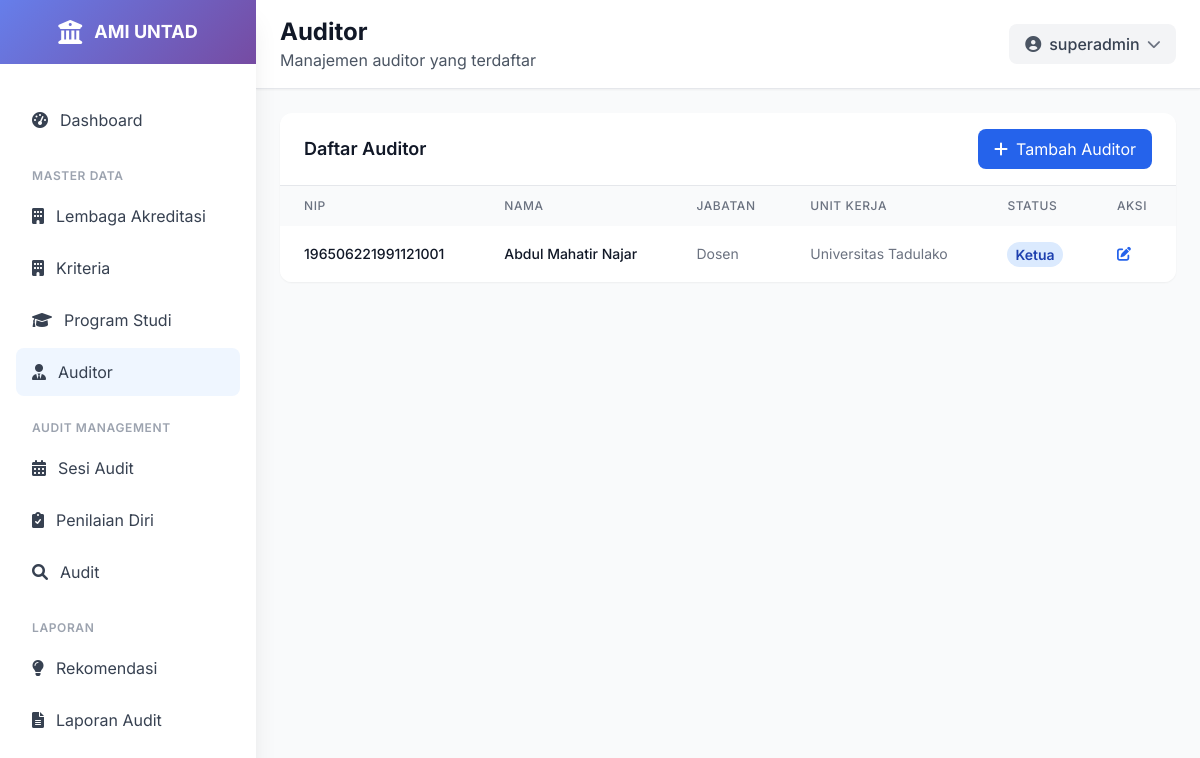
Before: /auditor/ (signed in) with the older database file.
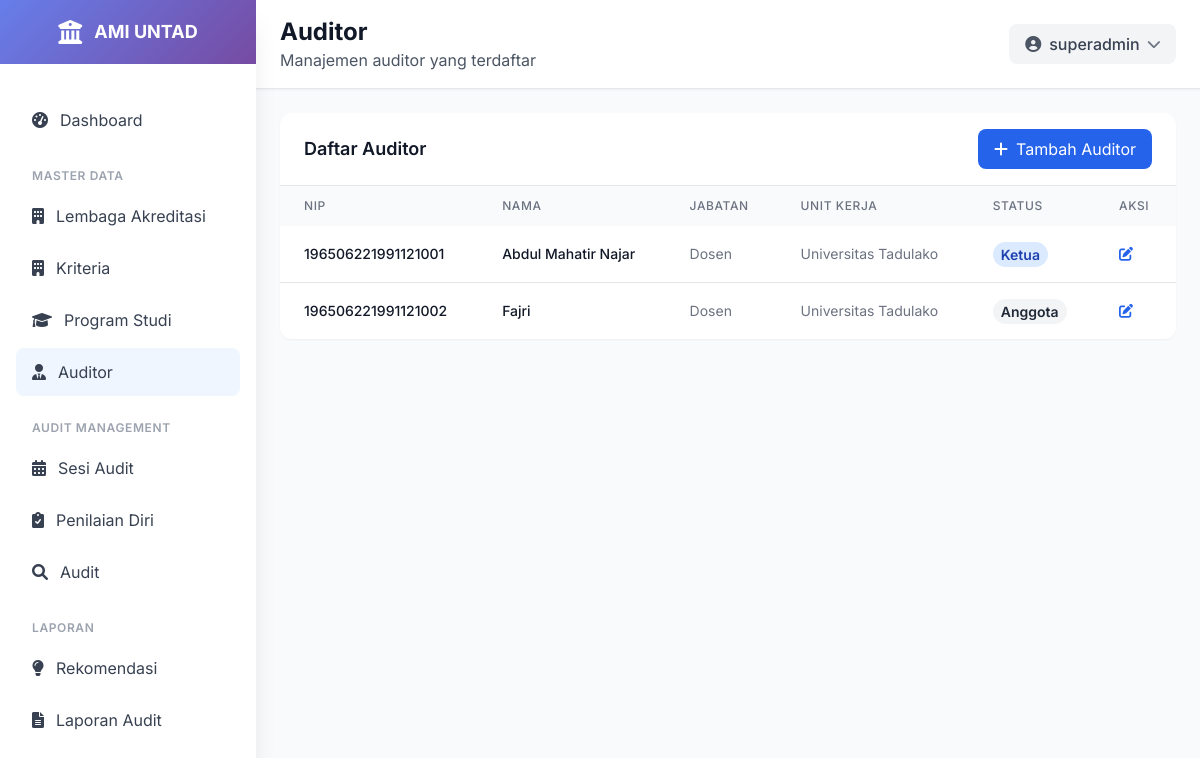
After: the same page with the newer database file.
### ami/models.py (models this page shows, shortened)
class Auditor(models.Model):
    user = models.OneToOneField(User, on_delete=models.CASCADE)
    nip = models.CharField(max_length=20, unique=True)
    nama_lengkap = models.CharField(max_length=255)
    jabatan = models.CharField(max_length=255)
    unit_kerja = models.CharField(max_length=255)
    nomor_registrasi = models.CharField(max_length=50, blank=True, null=True)
    is_auditor_ketua = models.BooleanField(default=False)
    class Meta:
        verbose_name = "Auditor"
        verbose_name_plural = "Auditor"
        ordering = ['nama_lengkap']

### ami/views.py (the view)
# urls.py: path('auditor/', views.auditor_list, name='auditor_list'),
@login_required
def auditor_list(request):
    auditor_list = Auditor.objects.select_related('user').all().order_by('nama_lengkap')
    paginator = Paginator(auditor_list, 10)
    page_number = request.GET.get('page')
    auditor = paginator.get_page(page_number)
    return render(request, 'ami/auditor_list.html', {
        'auditor': auditor
    })

### templates/ami/auditor_list.html (shortened to what this page needs)
{% extends 'base.html' %}
{% load static %}
{% block page_title %}Auditor{% endblock %}
{% block page_subtitle %}Manajemen auditor yang terdaftar{% endblock %}
{% block content %}
<div class="p-4 lg:p-6">
    <div class="bg-white rounded-xl shadow-sm overflow-hidden">
        <div class="px-4 lg:px-6 py-4 border-b border-gray-200 flex flex-col sm:flex-row sm:justify-between sm:items-center space-y-2 sm:space-y-0">
            <h3 class="text-lg font-semibold text-gray-900">Daftar Auditor</h3>
            <div class="flex flex-col sm:flex-row space-y-2 sm:space-y-0 sm:space-x-2 w-full sm:w-auto">
                <a href="{% url 'ami:auditor_create' %}" class="bg-blue-600 hover:bg-blue-700 text-white px-4 py-2 rounded-lg flex items-center justify-center w-full sm:w-auto">
                    <i class="fas fa-plus mr-2"></i> Tambah Auditor
                </a>
            </div>
        </div>
        <div class="overflow-x-auto">
            <table class="w-full">
                <thead class="bg-gray-50">
                    <tr>
                        <th class="px-3 lg:px-6 py-3 text-left text-xs font-medium text-gray-500 uppercase tracking-wider">NIP</th>
                        <th class="px-3 lg:px-6 py-3 text-left text-xs font-medium text-gray-500 uppercase tracking-wider">Nama</th>
                        <th class="px-3 lg:px-6 py-3 text-left text-xs font-medium text-gray-500 uppercase tracking-wider hidden md:table-cell">Jabatan</th>
                        <th class="px-3 lg:px-6 py-3 text-left text-xs font-medium text-gray-500 uppercase tracking-wider hidden md:table-cell">Unit Kerja</th>
                        <th class="px-3 lg:px-6 py-3 text-left text-xs font-medium text-gray-500 uppercase tracking-wider hidden md:table-cell">Status</th>
                        <th class="px-3 lg:px-6 py-3 text-left text-xs font-medium text-gray-500 uppercase tracking-wider">Aksi</th>
                    </tr>
                </thead>
                <tbody class="bg-white divide-y divide-gray-200">
                    {% for auditor in auditor %}
                    <tr class="hover:bg-gray-50 transition-colors">
                        <td class="px-3 lg:px-6 py-4 whitespace-nowrap">
                            <div class="text-xs lg:text-sm font-medium text-gray-900">{{ auditor.nip }}</div>
                        </td>
                        <td class="px-3 lg:px-6 py-4 whitespace-nowrap">
                            <div class="text-xs lg:text-sm font-medium text-gray-900">{{ auditor.nama_lengkap }}</div>
                        </td>
                        <td class="px-3 lg:px-6 py-4 whitespace-nowrap text-xs lg:text-sm text-gray-500 hidden md:table-cell">
                            {{ auditor.jabatan }}
                        </td>
                        <td class="px-3 lg:px-6 py-4 whitespace-nowrap text-xs lg:text-sm text-gray-500 hidden md:table-cell">
                            {{ auditor.unit_kerja }}
                        </td>
                        <td class="px-3 lg:px-6 py-4 whitespace-nowrap hidden md:table-cell">
                            {% if auditor.is_auditor_ketua %}
                            <span class="px-1 py-0.5 lg:px-2 lg:py-1 text-xs lg:text-sm font-semibold rounded-full bg-blue-100 text-blue-800">
                                Ketua
                            </span>
                            {% else %}
                            <span class="px-1 py-0.5 lg:px-2 lg:py-1 text-xs lg:text-sm font-semibold rounded-full bg-gray-100 text-gray-800">
                                Anggota
                            </span>
                            {% endif %}
                        </td>
                        <td class="px-3 lg:px-6 py-4 whitespace-nowrap text-xs lg:text-sm font-medium">
                            <div class="flex flex-wrap gap-2">
                                <a href="{% url 'ami:auditor_update' auditor.pk %}" class="text-blue-600 hover:text-blue-900">
                                    <i class="fas fa-edit"></i>
                                </a>
                            </div>
                        </td>
                    </tr>
                    {% empty %}
                    <tr>
                        <td colspan="6" class="px-4 lg:px-6 py-4 text-center text-gray-500 text-sm">Tidak ada auditor yang terdaftar</td>
                    </tr>
                    {% endfor %}
                </tbody>
            </table>
        </div>
    </div>
</div>
{% endblock %}

### templates/base.html (shortened to what this page needs)
<!DOCTYPE html>
<html lang="id">
<head>
    <script src="https://cdn.tailwindcss.com"></script>
    <link href="https://cdnjs.cloudflare.com/ajax/libs/font-awesome/6.0.0/css/all.min.css" rel="stylesheet">
</head>
<body class="bg-gray-50">
    <div class="fixed inset-y-0 left-0 z-50 w-64 bg-white shadow-xl transform transition-transform duration-300 ease-in-out lg:translate-x-0 -translate-x-full flex flex-col" id="sidebar">
        <div class="flex items-center justify-center h-16 gradient-bg flex-shrink-0">
            <div class="flex items-center space-x-3">
                <i class="fas fa-university text-white text-2xl"></i>
                <span class="text-white font-bold text-lg">AMI UNTAD</span>
            </div>
        </div>
        <nav class="flex-1 overflow-y-auto mt-8 px-4 pb-4">
            <div class="space-y-2">
                <a href="{% url 'ami:dashboard' %}" class="sidebar-item flex items-center px-4 py-3 text-gray-700 rounded-lg transition-all duration-200 {% if request.resolver_match.url_name == 'dashboard' %}bg-blue-50 text-blue-600{% else %}hover:bg-gray-50{% endif %}">
                    <i class="fas fa-tachometer-alt mr-3"></i>
                    <span>Dashboard</span>
                </a>
                <div class="pt-4">
                    <p class="px-4 text-xs font-semibold text-gray-400 uppercase tracking-wider">Master Data</p>
                    <div class="mt-2 space-y-1">
                        <a href="{% url 'ami:lembaga_akreditasi_list' %}" class="sidebar-item flex items-center px-4 py-3 text-gray-700 rounded-lg transition-all duration-200 {% if request.resolver_match.url_name == 'lembaga_akreditasi_list' %}bg-blue-50 text-blue-600{% else %}hover:bg-gray-50{% endif %}">
                            <i class="fas fa-building mr-3"></i>
                            <span>Lembaga Akreditasi</span>
                        </a>
                        <a href="{% url 'ami:kriteria_list' %}" class="sidebar-item flex items-center px-4 py-3 text-gray-700 rounded-lg transition-all duration-200 {% if request.resolver_match.url_name == 'kriteria_list' %}bg-blue-50 text-blue-600{% else %}hover:bg-gray-50{% endif %}">
                            <i class="fas fa-building mr-3"></i>
                            <span>Kriteria</span>
                        </a>
                        <a href="{% url 'ami:program_studi_list' %}" class="sidebar-item flex items-center px-4 py-3 text-gray-700 rounded-lg transition-all duration-200 {% if request.resolver_match.url_name == 'program_studi_list' %}bg-blue-50 text-blue-600{% else %}hover:bg-gray-50{% endif %}">
                            <i class="fas fa-graduation-cap mr-3"></i>
                            <span>Program Studi</span>
                        </a>
                        <a href="{% url 'ami:auditor_list' %}" class="sidebar-item flex items-center px-4 py-3 text-gray-700 rounded-lg transition-all duration-200 {% if request.resolver_match.url_name == 'auditor_list' %}bg-blue-50 text-blue-600{% else %}hover:bg-gray-50{% endif %}">
                            <i class="fas fa-user-tie mr-3"></i>
                            <span>Auditor</span>
                        </a>
                    </div>
                </div>
                <div class="pt-4">
                    <p class="px-4 text-xs font-semibold text-gray-400 uppercase tracking-wider">Audit Management</p>
                    <div class="mt-2 space-y-1">
                        <a href="{% url 'ami:audit_session_list' %}" class="sidebar-item flex items-center px-4 py-3 text-gray-700 rounded-lg transition-all duration-200 {% if request.resolver_match.url_name == 'audit_session_list' %}bg-blue-50 text-blue-600{% else %}hover:bg-gray-50{% endif %}">
                            <i class="fas fa-calendar-alt mr-3"></i>
                            <span>Sesi Audit</span>
                        </a>
                        <a href="#" class="sidebar-item flex items-center px-4 py-3 text-gray-700 rounded-lg transition-all duration-200 hover:bg-gray-50">
                            <i class="fas fa-clipboard-check mr-3"></i>
                            <span>Penilaian Diri</span>
                        </a>
                        <a href="#" class="sidebar-item flex items-center px-4 py-3 text-gray-700 rounded-lg transition-all duration-200 hover:bg-gray-50">
                            <i class="fas fa-search mr-3"></i>
                            <span>Audit</span>
                        </a>
                    </div>
                </div>
                <div class="pt-4">
                    <p class="px-4 text-xs font-semibold text-gray-400 uppercase tracking-wider">Laporan</p>
                    <div class="mt-2 space-y-1">
                        <a href="#" class="sidebar-item flex items-center px-4 py-3 text-gray-700 rounded-lg transition-all duration-200 hover:bg-gray-50">
                            <i class="fas fa-lightbulb mr-3"></i>
                            <span>Rekomendasi</span>
                        </a>
                        <a href="{% url 'ami:audit_session_list' %}" class="sidebar-item flex items-center px-4 py-3 text-gray-700 rounded-lg transition-all duration-200 {% if request.resolver_match.url_name == 'audit_session_list' %}bg-blue-50 text-blue-600{% else %}hover:bg-gray-50{% endif %}">
                            <i class="fas fa-file-alt mr-3"></i>
                            <span>Laporan Audit</span>
                        </a>
                    </div>
                </div>
            </div>
        </nav>
    </div>
    <div class="lg:ml-64 flex flex-col min-h-screen">
        <header class="bg-white shadow-sm border-b border-gray-200">
            <div class="flex items-center justify-between px-4 lg:px-6 py-4">
                <div class="lg:block hidden">
                    <h1 class="text-xl lg:text-2xl font-bold text-gray-900">{% block page_title %}{% endblock %}</h1>
                    <p class="text-gray-600">{% block page_subtitle %}{% endblock %}</p>
                </div>
                <div class="flex items-center space-x-4">
                    <div class="relative">
                        <button id="profileButton" class="flex items-center space-x-2 bg-gray-100 hover:bg-gray-200 px-4 py-2 rounded-lg transition-colors">
                            <i class="fas fa-user-circle text-gray-600"></i>
                            <span class="text-gray-700 font-medium">{{ user.get_full_name|default:user.username }}</span>
                            <i class="fas fa-chevron-down text-gray-500 text-sm transition-transform" id="chevronIcon"></i>
                        </button>
                    </div>
                </div>
            </div>
        </header>
        {% block content %}{% endblock %}
    </div>
</body>
</html>

### templates/base.html (style rules this page uses)
body { font-family: 'Inter', sans-serif; }
.gradient-bg { background: linear-gradient(135deg, #667eea 0%, #764ba2 100%); }

Changed rows visible on the page:
added Auditor: nip "196506221991121002", nama_lengkap "Fajri", jabatan "Dosen", unit_kerja "Universitas Tadulako", is_auditor_ketua "Anggota"
